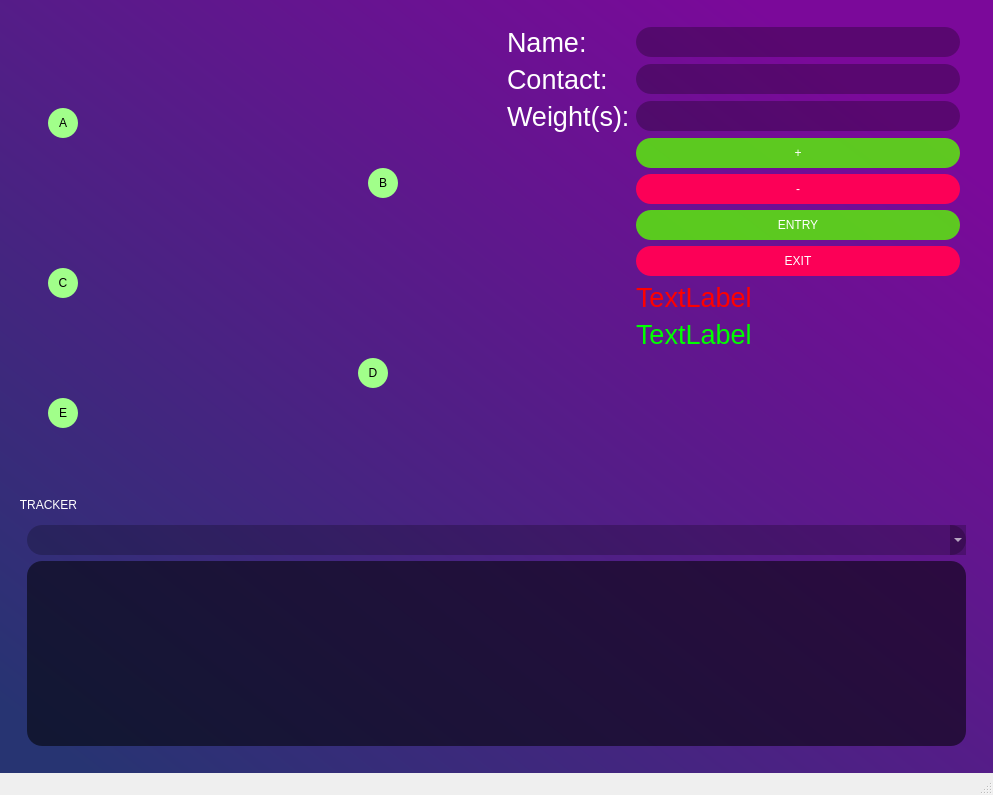
<?xml version="1.0" encoding="UTF-8"?>
<ui version="4.0">
 <class>MainWindow</class>
 <widget class="QMainWindow" name="MainWindow">
  <property name="geometry">
   <rect>
    <x>0</x>
    <y>0</y>
    <width>993</width>
    <height>795</height>
   </rect>
  </property>
  <property name="minimumSize">
   <size>
    <width>0</width>
    <height>0</height>
   </size>
  </property>
  <property name="maximumSize">
   <size>
    <width>16777215</width>
    <height>16777215</height>
   </size>
  </property>
  <property name="windowTitle">
   <string>MainWindow</string>
  </property>
  <property name="styleSheet">
   <string notr="true">#centralwidget{
background-color: qlineargradient(spread:pad, x1:0, y1:1, x2:1, y2:0, stop:0.044335 rgba(39, 52, 114, 255), stop:0.876847 rgba(123, 9, 154, 255));
}</string>
  </property>
  <widget class="QWidget" name="centralwidget">
   <property name="minimumSize">
    <size>
     <width>0</width>
     <height>500</height>
    </size>
   </property>
   <property name="styleSheet">
    <string notr="true">border: 0px;</string>
   </property>
   <layout class="QVBoxLayout" name="verticalLayout">
    <item>
     <widget class="QFrame" name="frame_3">
      <property name="minimumSize">
       <size>
        <width>969</width>
        <height>472</height>
       </size>
      </property>
      <property name="maximumSize">
       <size>
        <width>969</width>
        <height>472</height>
       </size>
      </property>
      <property name="frameShape">
       <enum>QFrame::StyledPanel</enum>
      </property>
      <property name="frameShadow">
       <enum>QFrame::Raised</enum>
      </property>
      <layout class="QHBoxLayout" name="horizontalLayout_2">
       <item>
        <widget class="QFrame" name="frame_map">
         <property name="sizePolicy">
          <sizepolicy hsizetype="Preferred" vsizetype="Preferred">
           <horstretch>2</horstretch>
           <verstretch>0</verstretch>
          </sizepolicy>
         </property>
         <property name="maximumSize">
          <size>
           <width>480</width>
           <height>476</height>
          </size>
         </property>
         <property name="statusTip">
          <string/>
         </property>
         <property name="autoFillBackground">
          <bool>false</bool>
         </property>
         <property name="styleSheet">
          <string notr="true">#frame_map{
background-image: url(:/path/untitled-1.png);
background-repeat: no-repeat; 
background-position: left;
}</string>
         </property>
         <property name="frameShape">
          <enum>QFrame::StyledPanel</enum>
         </property>
         <property name="frameShadow">
          <enum>QFrame::Raised</enum>
         </property>
         <widget class="QPushButton" name="btn_dest_a">
          <property name="geometry">
           <rect>
            <x>30</x>
            <y>90</y>
            <width>30</width>
            <height>30</height>
           </rect>
          </property>
          <property name="font">
           <font>
            <family>Arial</family>
           </font>
          </property>
          <property name="cursor">
           <cursorShape>PointingHandCursor</cursorShape>
          </property>
          <property name="styleSheet">
           <string notr="true">border-radius:15px;
background-color: rgb(161, 255, 138);</string>
          </property>
          <property name="text">
           <string>A</string>
          </property>
         </widget>
         <widget class="QPushButton" name="btn_dest_c">
          <property name="geometry">
           <rect>
            <x>30</x>
            <y>250</y>
            <width>30</width>
            <height>30</height>
           </rect>
          </property>
          <property name="font">
           <font>
            <family>Arial</family>
           </font>
          </property>
          <property name="cursor">
           <cursorShape>PointingHandCursor</cursorShape>
          </property>
          <property name="styleSheet">
           <string notr="true">border-radius:15px;
background-color: rgb(161, 255, 138);</string>
          </property>
          <property name="text">
           <string>C</string>
          </property>
         </widget>
         <widget class="QPushButton" name="btn_dest_b">
          <property name="geometry">
           <rect>
            <x>350</x>
            <y>150</y>
            <width>30</width>
            <height>30</height>
           </rect>
          </property>
          <property name="font">
           <font>
            <family>Arial</family>
           </font>
          </property>
          <property name="cursor">
           <cursorShape>PointingHandCursor</cursorShape>
          </property>
          <property name="styleSheet">
           <string notr="true">border-radius:15px;
background-color: rgb(161, 255, 138);</string>
          </property>
          <property name="text">
           <string>B</string>
          </property>
         </widget>
         <widget class="QPushButton" name="btn_dest_e">
          <property name="geometry">
           <rect>
            <x>30</x>
            <y>380</y>
            <width>30</width>
            <height>30</height>
           </rect>
          </property>
          <property name="font">
           <font>
            <family>Arial</family>
           </font>
          </property>
          <property name="cursor">
           <cursorShape>PointingHandCursor</cursorShape>
          </property>
          <property name="styleSheet">
           <string notr="true">border-radius:15px;
background-color: rgb(161, 255, 138);</string>
          </property>
          <property name="text">
           <string>E</string>
          </property>
         </widget>
         <widget class="QPushButton" name="btn_dest_d">
          <property name="geometry">
           <rect>
            <x>340</x>
            <y>340</y>
            <width>30</width>
            <height>30</height>
           </rect>
          </property>
          <property name="font">
           <font>
            <family>Arial</family>
           </font>
          </property>
          <property name="cursor">
           <cursorShape>PointingHandCursor</cursorShape>
          </property>
          <property name="styleSheet">
           <string notr="true">border-radius:15px;
background-color: rgb(161, 255, 138);</string>
          </property>
          <property name="text">
           <string>D</string>
          </property>
         </widget>
        </widget>
       </item>
       <item>
        <widget class="QFrame" name="frame_2">
         <property name="sizePolicy">
          <sizepolicy hsizetype="Preferred" vsizetype="Preferred">
           <horstretch>1</horstretch>
           <verstretch>0</verstretch>
          </sizepolicy>
         </property>
         <property name="styleSheet">
          <string notr="true"/>
         </property>
         <property name="frameShape">
          <enum>QFrame::StyledPanel</enum>
         </property>
         <property name="frameShadow">
          <enum>QFrame::Raised</enum>
         </property>
         <layout class="QFormLayout" name="formLayout">
          <property name="labelAlignment">
           <set>Qt::AlignLeading|Qt::AlignLeft|Qt::AlignVCenter</set>
          </property>
          <property name="formAlignment">
           <set>Qt::AlignLeading|Qt::AlignLeft|Qt::AlignTop</set>
          </property>
          <item row="0" column="0">
           <widget class="QLabel" name="label">
            <property name="font">
             <font>
              <family>Arial</family>
              <pointsize>20</pointsize>
             </font>
            </property>
            <property name="styleSheet">
             <string notr="true">color: rgb(255, 255, 255);</string>
            </property>
            <property name="text">
             <string>Name:</string>
            </property>
           </widget>
          </item>
          <item row="0" column="1">
           <widget class="QLineEdit" name="lineEdit">
            <property name="sizePolicy">
             <sizepolicy hsizetype="Expanding" vsizetype="Fixed">
              <horstretch>3</horstretch>
              <verstretch>0</verstretch>
             </sizepolicy>
            </property>
            <property name="minimumSize">
             <size>
              <width>300</width>
              <height>30</height>
             </size>
            </property>
            <property name="font">
             <font>
              <family>Arial</family>
              <pointsize>16</pointsize>
             </font>
            </property>
            <property name="styleSheet">
             <string notr="true">border-radius:15px;
background-color: rgba(0, 0, 0, 70);</string>
            </property>
           </widget>
          </item>
          <item row="1" column="0">
           <widget class="QLabel" name="label_2">
            <property name="font">
             <font>
              <family>Arial</family>
              <pointsize>20</pointsize>
             </font>
            </property>
            <property name="styleSheet">
             <string notr="true">color: rgb(255, 255, 255);</string>
            </property>
            <property name="text">
             <string>Contact:</string>
            </property>
           </widget>
          </item>
          <item row="1" column="1">
           <widget class="QLineEdit" name="lineEdit_2">
            <property name="minimumSize">
             <size>
              <width>300</width>
              <height>30</height>
             </size>
            </property>
            <property name="font">
             <font>
              <family>Arial</family>
              <pointsize>16</pointsize>
             </font>
            </property>
            <property name="styleSheet">
             <string notr="true">border-radius:15px;
background-color: rgba(0, 0, 0, 70);</string>
            </property>
           </widget>
          </item>
          <item row="2" column="0">
           <widget class="QLabel" name="label_3">
            <property name="font">
             <font>
              <family>Arial</family>
              <pointsize>20</pointsize>
             </font>
            </property>
            <property name="styleSheet">
             <string notr="true">color: rgb(255, 255, 255);</string>
            </property>
            <property name="text">
             <string>Weight(s):</string>
            </property>
           </widget>
          </item>
          <item row="2" column="1">
           <widget class="QLineEdit" name="lineEdit_3">
            <property name="minimumSize">
             <size>
              <width>250</width>
              <height>30</height>
             </size>
            </property>
            <property name="font">
             <font>
              <family>Arial</family>
              <pointsize>16</pointsize>
             </font>
            </property>
            <property name="styleSheet">
             <string notr="true">border-radius:15px;
background-color: rgba(0, 0, 0, 70);</string>
            </property>
           </widget>
          </item>
          <item row="3" column="1">
           <widget class="QPushButton" name="btn_dest_a_2">
            <property name="minimumSize">
             <size>
              <width>30</width>
              <height>30</height>
             </size>
            </property>
            <property name="font">
             <font>
              <family>Arial</family>
             </font>
            </property>
            <property name="cursor">
             <cursorShape>PointingHandCursor</cursorShape>
            </property>
            <property name="styleSheet">
             <string notr="true">border-radius:15px;
background-color: rgb(87, 252, 0, 200);
color:rgb(255, 255, 255);</string>
            </property>
            <property name="text">
             <string>+</string>
            </property>
           </widget>
          </item>
          <item row="4" column="1">
           <widget class="QPushButton" name="btn_dest_a_3">
            <property name="minimumSize">
             <size>
              <width>30</width>
              <height>30</height>
             </size>
            </property>
            <property name="font">
             <font>
              <family>Arial</family>
             </font>
            </property>
            <property name="cursor">
             <cursorShape>PointingHandCursor</cursorShape>
            </property>
            <property name="styleSheet">
             <string notr="true">border-radius:15px;
background-color: rgb(252, 0, 87);
color:rgb(255, 255, 255);</string>
            </property>
            <property name="text">
             <string>-</string>
            </property>
           </widget>
          </item>
          <item row="6" column="1">
           <widget class="QPushButton" name="make_entry_btn">
            <property name="minimumSize">
             <size>
              <width>75</width>
              <height>30</height>
             </size>
            </property>
            <property name="font">
             <font>
              <family>Arial</family>
             </font>
            </property>
            <property name="cursor">
             <cursorShape>PointingHandCursor</cursorShape>
            </property>
            <property name="styleSheet">
             <string notr="true">border-radius:15px;
background-color: rgb(87, 252, 0, 200);
color:rgb(255, 255, 255);</string>
            </property>
            <property name="text">
             <string>ENTRY</string>
            </property>
           </widget>
          </item>
          <item row="7" column="1">
           <widget class="QPushButton" name="make_exit_btn">
            <property name="minimumSize">
             <size>
              <width>75</width>
              <height>30</height>
             </size>
            </property>
            <property name="font">
             <font>
              <family>Arial</family>
             </font>
            </property>
            <property name="cursor">
             <cursorShape>PointingHandCursor</cursorShape>
            </property>
            <property name="styleSheet">
             <string notr="true">border-radius:15px;
background-color: rgb(252, 0, 87);
color:rgb(255, 255, 255);</string>
            </property>
            <property name="text">
             <string>EXIT</string>
            </property>
           </widget>
          </item>
          <item row="9" column="1">
           <widget class="QLabel" name="entry_pass_label">
            <property name="minimumSize">
             <size>
              <width>324</width>
              <height>27</height>
             </size>
            </property>
            <property name="font">
             <font>
              <family>Arial</family>
              <pointsize>20</pointsize>
             </font>
            </property>
            <property name="styleSheet">
             <string notr="true">color: rgb(0, 255, 0);</string>
            </property>
            <property name="text">
             <string>TextLabel</string>
            </property>
           </widget>
          </item>
          <item row="8" column="1">
           <widget class="QLabel" name="exit_pass_label_2">
            <property name="minimumSize">
             <size>
              <width>324</width>
              <height>27</height>
             </size>
            </property>
            <property name="font">
             <font>
              <family>Arial</family>
              <pointsize>20</pointsize>
             </font>
            </property>
            <property name="styleSheet">
             <string notr="true">color: rgb(255, 0, 0);</string>
            </property>
            <property name="text">
             <string>TextLabel</string>
            </property>
           </widget>
          </item>
         </layout>
        </widget>
       </item>
      </layout>
     </widget>
    </item>
    <item>
     <widget class="QFrame" name="frame">
      <property name="frameShape">
       <enum>QFrame::StyledPanel</enum>
      </property>
      <property name="frameShadow">
       <enum>QFrame::Raised</enum>
      </property>
      <layout class="QHBoxLayout" name="horizontalLayout">
       <item>
        <widget class="QGroupBox" name="groupBox">
         <property name="styleSheet">
          <string notr="true">COLOR:rgb(255, 255, 255)</string>
         </property>
         <property name="title">
          <string>TRACKER</string>
         </property>
         <property name="flat">
          <bool>false</bool>
         </property>
         <property name="checkable">
          <bool>false</bool>
         </property>
         <layout class="QVBoxLayout" name="verticalLayout_2">
          <property name="topMargin">
           <number>29</number>
          </property>
          <item>
           <widget class="QComboBox" name="comboBox">
            <property name="minimumSize">
             <size>
              <width>0</width>
              <height>30</height>
             </size>
            </property>
            <property name="styleSheet">
             <string notr="true">background-color: rgba(0, 0, 0, 57);
border-radius: 15px;
color: rgb(255, 255, 255);</string>
            </property>
           </widget>
          </item>
          <item>
           <widget class="QPlainTextEdit" name="plainTextEdit">
            <property name="styleSheet">
             <string notr="true">color: rgba(255, 255, 255, 227);
background-color: rgba(0, 0, 0, 140);
border-radius: 15px;</string>
            </property>
           </widget>
          </item>
         </layout>
        </widget>
       </item>
      </layout>
     </widget>
    </item>
   </layout>
  </widget>
  <widget class="QStatusBar" name="statusbar"/>
 </widget>
 <resources>
  <include location="res.qrc"/>
 </resources>
 <connections/>
</ui>
